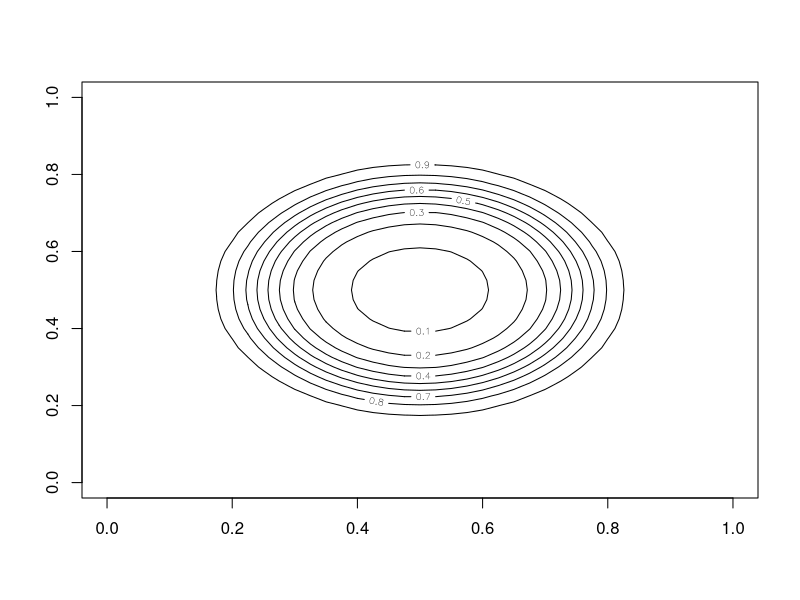

Write R code to recreate this figure.
BayesLikelihood <- function(x, mu, variance, prior) {
	predProb <- sapply(x, dnorm, mean=mu, sd = sqrt(variance))
	return(prod(predProb)*prior)
}

BayesPosterior <- function(x, mu, variance, prior) {
	numerator <- BayesLikelihood(x, mu[2], variance[2], prior[2])
	denominator <- BayesLikelihood(x, mu[2], variance[2], prior[2]) + BayesLikelihood(x, mu[1], variance[1], prior[1])

	return(numerator/denominator)
}

mu <- c(0,0)
variance <- c(1,16)
prior <- c(0.5,0.5)
BayesPosterior(c(1,2), mu, variance, prior)

xvec <- expand.grid(.25*(-20:20),.25*(-20:20))

f1 <- matrix(apply(xvec,1,BayesPosterior, mu=mu, variance = variance, prior = prior), nrow = 41)

contour(f1)
